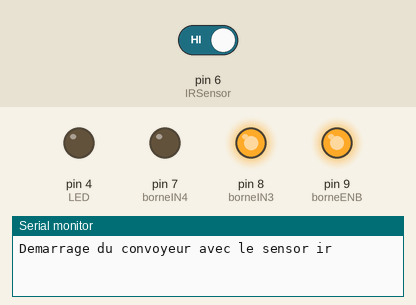
A sketch run on a simulated Arduino Uno, built with avr-gcc and run on an emulated ATmega328P. Shown: output pins drawn as LEDs (lit = HIGH), the last lines printed to the serial monitor. The test bench sets the inputs (shaded band); at power-on: pin 6 (IRSensor) HIGH.

Above: at 3.1 s.
3.2 s: pin 6 (IRSensor) driven LOW
At 3.6 s:
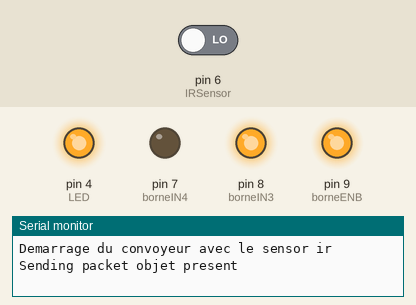
4.7 s: pin 6 (IRSensor) driven HIGH
At 6.0 s:
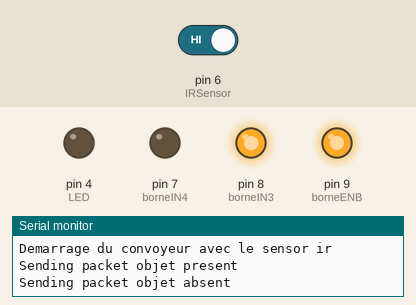
Timing chart, 0 to 7.7 s (numbered marks = the images above; inputs shaded):
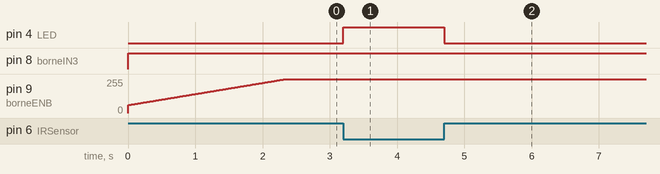

Measured:
- after the input at 3.2 s, pin 4 (LED): LOW → HIGH at once
- after the input at 4.7 s, pin 4 (LED): HIGH → LOW at once

The sketch:

convoyeur_arduino.ino
```cpp
/***************************************************************
    projet robocup 2024
    convoyeur
    mjc fablab atelier codage 2023 2024
    https://passionelectronique.fr/tutoriel-l298n/
    https://tutorial45.com/mcp2515-arduino-project-can-arduino/
    https://github.com/sandeepmistry/arduino-CAN/tree/master
***************************************************************/

//=============================
// inclusion des bibliothèques
//=============================
#include <SPI.h>  // pour la bibliothèque CAN
#include <CAN.h>
#include "variables.h"  // fichier variables

//======================
// sensor IR infra rouge
//======================
bool sensorIR() {
  bool sensorStatus = digitalRead(IRSensor);  // read IRsensor
  return sensorStatus;
}

//======
// setup
//======
void setup() {
  Serial.begin(SERIAL_BAUD);
  Serial.println();
  Serial.println("Demarrage du convoyeur avec le sensor ir");

  // Configuration des pins de l'Arduino en "sortie" pour le shield L298N - gestion du moteur
  pinMode(borneENB, OUTPUT);
  pinMode(borneIN3, OUTPUT);
  pinMode(borneIN4, OUTPUT);

  // sensor ir infra rouge
  pinMode(IRSensor, INPUT);  // IR Sensor pin INPUT
  pinMode(LED, OUTPUT);      // LED Pin Output

  // start the CAN bus at 125 kbps
  if (!CAN.begin(125E3)) {
    Serial.println("Starting CAN failed!");
    while (1)
      ;
  }

  // register the receive callback - interruption des l'arrivee d'un message sur le bus can
  CAN.onReceive(onReceive);
}

//=========================================
// Fonction configurerSensDeRotationPontB()
// Definit le sens de rotation du moteur
//=========================================
void configurerSensDeRotationPontB(bool sensDeRotation) {
  if (sensDeRotation == MARCHE_AVANT) {
    // L298N en "marche avant", Selon sa table de verite
    digitalWrite(borneIN3, HIGH);  // IN3 niveau haut
    digitalWrite(borneIN4, LOW);   // IN4 niveau bas
  }
  if (sensDeRotation == MARCHE_ARRIERE) {
    // L298N en "marche avant", Selon sa table de verite
    digitalWrite(borneIN3, LOW);   // IN3 niveau bas
    digitalWrite(borneIN4, HIGH);  // IN4 niveau haut
  }
}

//=========================================================================
// Fonction changeVitesseMoteurPontB()
// Change la vitesse de rotation du moteur (valeur comprise entre 0 et 255)
//=========================================================================
void changeVitesseMoteurPontB(int nouvelleVitesse) {
  // signal PWM rapport cyclique "nouvelleVitesse"
  analogWrite(borneENB, nouvelleVitesse);
}

//==========================
//  CAN reception suite irq
//==========================
void onReceive(int packetSize) {
  while (CAN.available()) {
    caractere = (char)CAN.read();  // lecture du bus can dans la variable caractere
    id = CAN.packetId();           // id du message can  dans la variable id
  }
}

//======
// loop
//======
void loop() {
//====================================
// convoyeur avec CAN bus et le master
//====================================
#if CANBUS
  // demarrage progessif - une seule fois
  if (marche) {
    configurerSensDeRotationPontB(MARCHE_AVANT);  //sens de rotation du moteur en "marche avant"
    // depart progresif du moteur, vitesse maxi 255
    for (vitesse = vitesseMinimale; vitesse < vitesseMaximale; vitesse++) {
      changeVitesseMoteurPontB(vitesse);  // vitesse moteur avec signal PWM
      delay(delaiChangementVitesse);
    }
    marche = 0;  // pour avoir un seul demarrage progessif
  }

  // test la presence d'un objet avec le detecteur ir
  if ((sensorIR() == 0) and (presentAbsent == 0)) {  // objet present
    digitalWrite(LED, HIGH);                         // LED High
    presentAbsent = 1;                               // objet present
    CAN.beginPacket(0x12);                           // id 0x12 pour le detecteur ir du convoyeur
    CAN.write('P');                                  // envoi objet present P
    CAN.endPacket();                                 // envoi sur le bus can
    if (debug) {
      Serial.println("Sending packet objet present");
    }
  }

  if ((sensorIR() == 1) and (presentAbsent == 1)) {  // objet absent
    digitalWrite(LED, LOW);                          // LED LOW
    presentAbsent = 0;                               // objet absent
    CAN.beginPacket(0x12);                           // id 0x12 pour le detecteur ir du convoyeur
    CAN.write('A');                                  // envoi objet absent A
    CAN.endPacket();                                 // envoi sur le bus can
    if (debug) {
      Serial.println("Sending packet objet absent");
    }
  }

  if (caractere == 'S' and id == 0x11) {         // reception commande S du master id 0x11
    changeVitesseMoteurPontB(0);                 // arret moteur - vitesse nul
    caractere = '0';                             // effacement du caratere apres lecture
    id = 0x0;                                    // effacement de la variable id apres lecture
  }
  if (caractere == 'D' and id == 0x11) {         // reception commande D du master  id 0x11
    marche = 1;                                  // pour valider un nouveau demarrage car l'objet n'est plus present
    caractere = '0';                             // effacement du caratere apres lecture
    id = 0x0;                                    // effacement de la variable id apres lecture
  }
#endif

//====================================
// convoyeur autonome - sans le master
//====================================
#if AUTONOME
  // demarrage progessif du moteur une seule fois
  if (marche) {
    //sens de rotation du moteur en "marche avant"
    configurerSensDeRotationPontB(MARCHE_AVANT);
    // depart progresif du moteur, vitesse maxi 255
    for (vitesse = vitesseMinimale; vitesse < vitesseMaximale; vitesse++) {
      changeVitesseMoteurPontB(vitesse);  // vitesse moteur avec signal PWM
      delay(delaiChangementVitesse);
    }
    marche = 0;  // pour avoir un seul demarrage progessif
  }
  // Check if the pin high or not IRsensor
  if (sensorIR() == 1) {      // objet absent
    digitalWrite(LED, LOW);   // LED LOW
    if (objetPresent == 1) {  //  pour valider un nouveau demarrage des que l'objet n'est plus present
      marche = 1;
    }
    objetPresent = 0;  // pas d'objet 0
    if (debug) {
      Serial.println("objet absent");
    }
  }
  if (sensorIR() == 0) {      // objet present
    digitalWrite(LED, HIGH);  // LED High
    // arret moteur
    changeVitesseMoteurPontB(0);  // vitesse nul
    objetPresent = 1;             // objet present 1
    if (debug) {
      Serial.println("objet present");
    }
  }
#endif

//====================================
// convoyeur test - sans le master
//====================================
#if TEST
  //avant
  //sens de rotation du moteur en "marche avant"
  configurerSensDeRotationPontB(MARCHE_AVANT);
  // depart progresif du moteur, vitesse maxi 255
  for (vitesse = vitesseMinimale; vitesse < vitesseMaximale; vitesse++) {
    changeVitesseMoteurPontB(vitesse);  // vitesse moteur avec signal PWM
    delay(delaiChangementVitesse);
  }
  delay(10000);
  // deceleration progressive
  for (vitesse = vitesseMaximale; vitesse > vitesseMinimale; vitesse--) {
    changeVitesseMoteurPontB(vitesse);  // vitesse moteur avec signal PWM
    delay(delaiChangementVitesse);
  }
  // arret moteur
  changeVitesseMoteurPontB(0);
  delay(1000);
  //arriere
  //sens de rotation du moteur en "marche arriere"
  configurerSensDeRotationPontB(MARCHE_ARRIERE);
  //depart progresif du moteur, vitesse maxi 255
  for (vitesse = vitesseMinimale; vitesse < vitesseMaximale; vitesse++) {
    changeVitesseMoteurPontB(vitesse);  // vitesse moteur avec signal PWM
    delay(delaiChangementVitesse);
  }
  delay(10000);
  // deceleration progressive
  for (vitesse = vitesseMaximale; vitesse > vitesseMinimale; vitesse--) {
    changeVitesseMoteurPontB(vitesse);  // vitesse moteur avec signal PWM
    delay(delaiChangementVitesse);
  }
  // arret moteur
  changeVitesseMoteurPontB(0);
  delay(1000);
#endif
}
```

variables.h
```cpp
//=========
// Controls
//=========
#define SERIAL_BAUD 9600  // vitesse moniteur serie
#define SerialMonitor   1

//========================================================
// Differentes fonctions du programme
//========================================================
#define TEST 0       // if 1 true
#define AUTONOME 0   // if 1 convoyeur autonome
#define CANBUS 1     // if 1 CAN bus
#define debug 1      // for use Display log message if True

//==========================================
// Affectation des broches de l'arduino uno
// Association des entrees du L298N
//==========================================
#define borneENB        9       // On associe la borne "ENB" du L298N a la pin D9 de l'arduino
#define borneIN3        8       // On associe la borne "IN3" du L298N a la pin D8 de l'arduino
#define borneIN4        7       // On associe la borne "IN4" du L298N a la pin D7 de l'arduino

//==========================================
// Affectation des broches de l'arduino uno
// Association du CS du CAN MCP2515
//==========================================
#define mcp2515CSPin  10  // cs chip select du circuit mcp2515
char  caractere = '0';    // lecture can
int  id = 0x0;            // valeur hexa de l'identification id sur le can bus

//========================
// for non-bloking delays
//========================
unsigned long nextTime;  // For non-blocking delays

//==========
// Sensor IR
//==========
#define IRSensor        6        // connect IR sensor module to Arduino pin D6
#define LED             4        // connect LED to Arduino pin D4

//*************************//
// Constantes du programme //
//*************************//
#define delaiChangementVitesse     12       // delai en millisecondes
#define vitesseMinimale            60       // Rapport cylique minimal du signal PWM, pour faire tourner le moteur au minimum de sa vitesse
#define vitesseMaximale            255      // Rapport cylique maximal du signal PWM, pour faire tourner le moteur au maximum de sa vitesse

const bool MARCHE_AVANT   = 1;            // constante  "marche avant"
const bool MARCHE_ARRIERE = 0;            // constante  "marche arrière"

int vitesse;                         // vitesse de rotation du moteur, de (0) a (255) <= signal PWM
bool presentAbsent = 0;             // constante  objet 1 present, 0 absent

//================
// bus can mcp2515
//================
const int SPI_CS_PIN = 10;  // CS du shield mcp2515


//==========
// Variables
//==========
bool marche = 1;              // 1 demarrage du moteur
bool objetPresent = 0;        // pas d'objet 0
```
